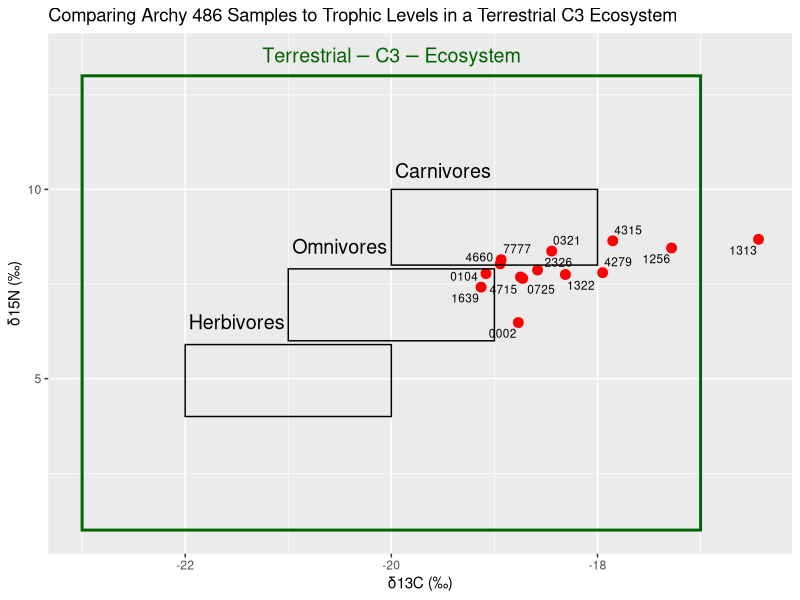
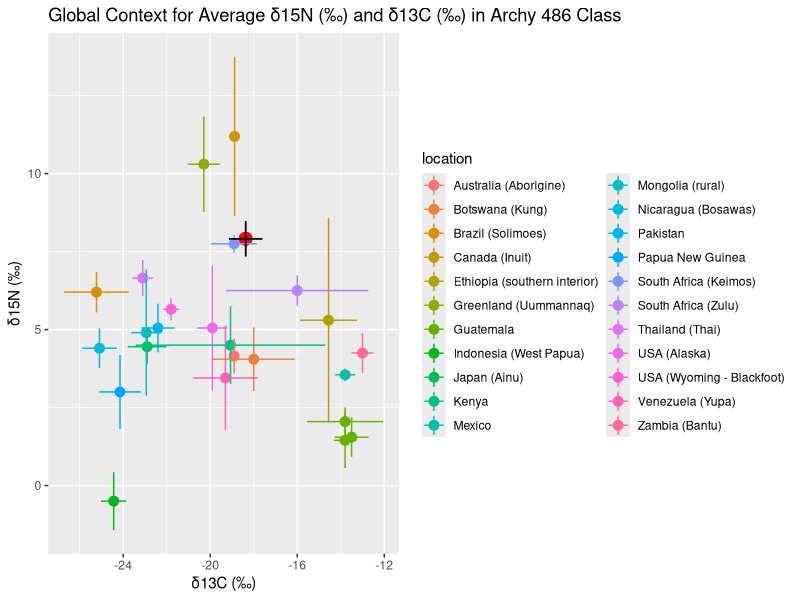
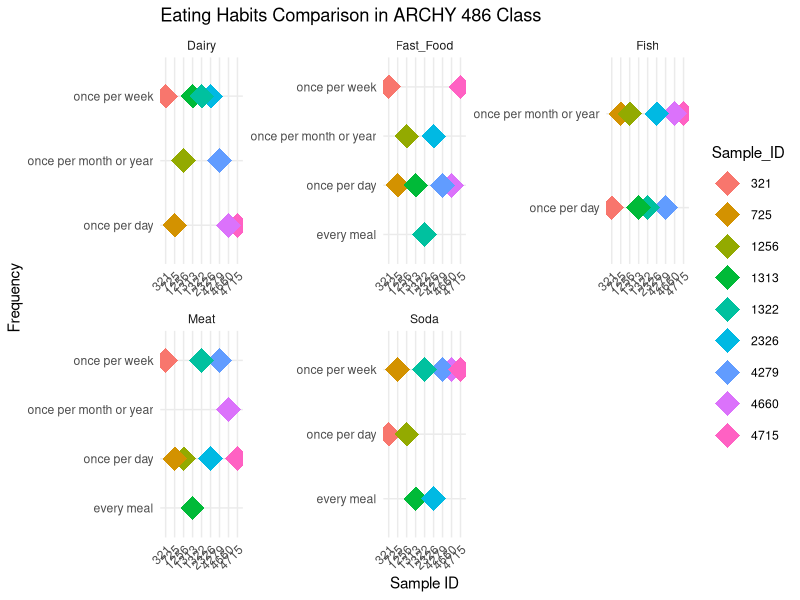
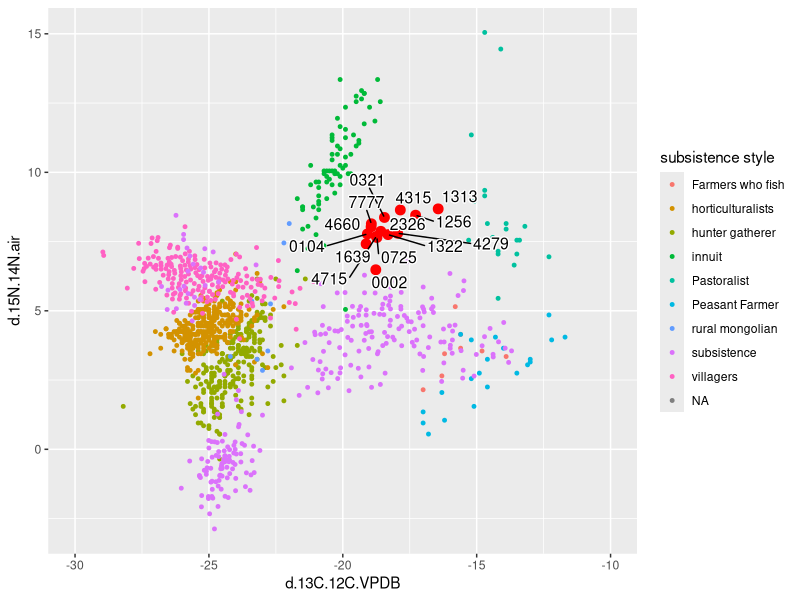
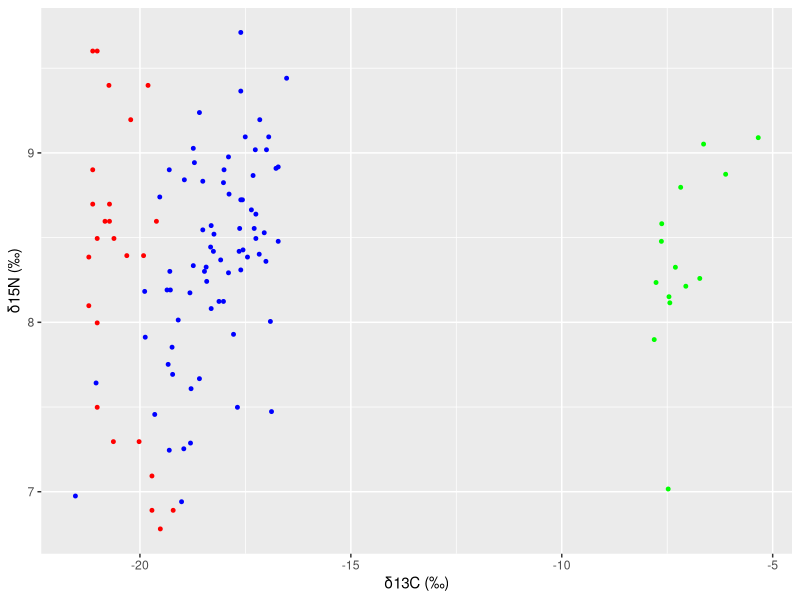
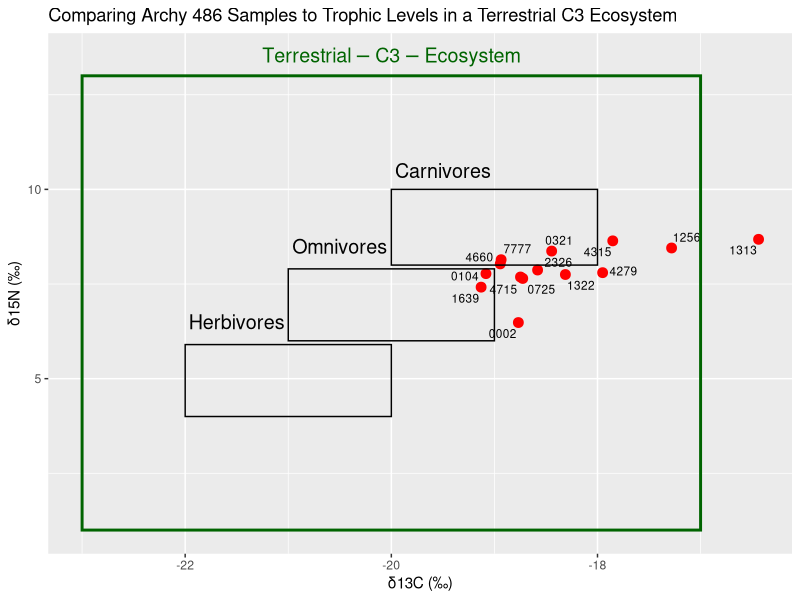
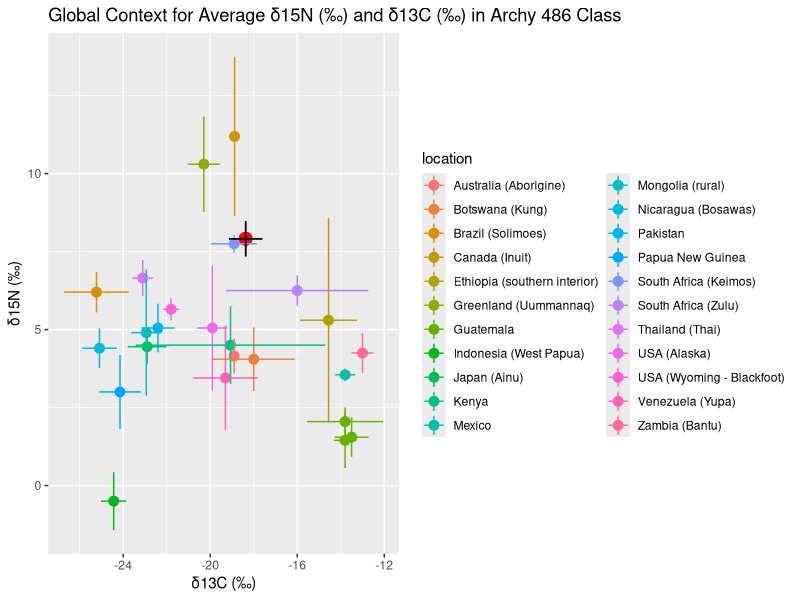
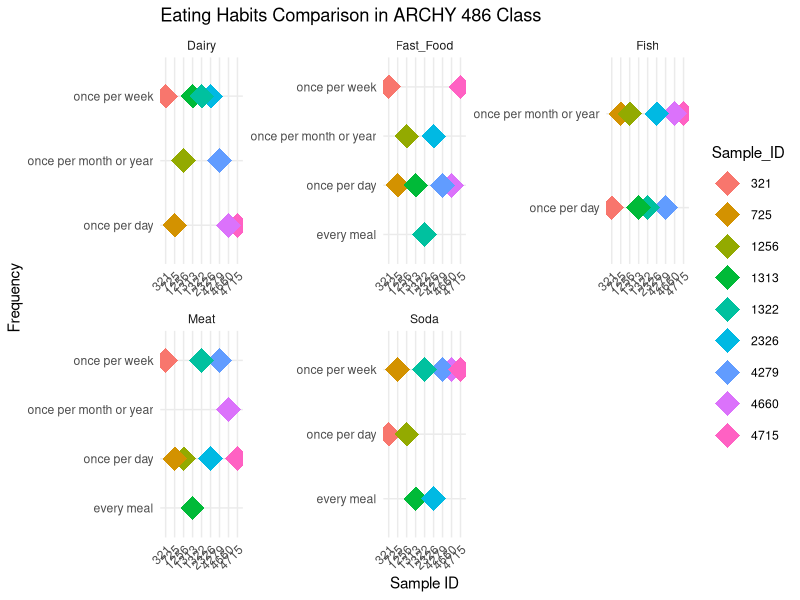

R code for these plots, in order:
## ---- chunk 1
# Loading Packages
library(tidyverse)
library(readxl)
library(dplyr)
library(ggrepel)
library(here)
## ---- chunk 2
# read sample and global data into variables
sample_data <- 
  read_csv("data/sample_CN.csv")

global_data_indiv <- 
  read_excel("data/Global N15 Values.xlsx", 
             sheet ="Modern subsistence ind.")

global_data_av <- 
  read_excel("data/Global N15 Values.xlsx", 
             sheet ="modern subsistence averages") %>% 
  drop_na(`δ13C_MDE (‰)`)

# read in British and Michigan Data

British_data <- read_csv("data/British.csv")

Michigan_data <- read_csv("data/Michigan_dataset .csv")
  
## ---- chunk 3
#| label: fig-1
#| fig-cap: "Scatterplot of individual δ15N (‰) and δ13C (‰) Archy 486 sample ID’s grouped by C3 Terrestrial Ecosystem and individual diet classification (Müldner, G. (2018). Plot produced by Anne and Aoife. "
  # plot our hair data
library(ggrepel)
ggplot(sample_data) +
  geom_point(aes(x = d.13C.12C.VPDB ,
                 y = d.15N.14N.air),
             size = 3,
             colour="red")+
  # label each data point with sample ID
  geom_text_repel(
    aes(x = `d.13C.12C.VPDB`,
        y = `d.15N.14N.air`,
        label = Identifier.1),
    size=3,
    # label all ID's despite overlap
    max.overlaps = Inf) +
  # label x and y axis for consistency with other plots
  labs(x = "δ13C (‰)",
       y = "δ15N (‰)",
       size=3,
       linewidth=2)+
  # create outlines for herbivores, omnivores, carnivores using parameters from Müldner, G. (2018).
  annotate(
    "rect",
    xmin = c(-22, -21, -20),
    xmax = c(-20, -19, -18),
    ymin = c(4, 6, 8),
    ymax = c(5.9, 7.9, 10),
    fill = NA,
    color = "black",
    linewidth=0.5
  ) +
  # create outline for "Terrestrial C3 Ecosystem" for context on graph.
  annotate(
    "rect",
    xmin = c(-23),
    xmax = c(-17),
    ymin = c(1),
    ymax = c(13),
    color = "Dark Green",
    fill = NA,
    linewidth=1
  ) +
  # label all outlines for context and clarity
  annotate(
    "text",
    x = -20,
    y = 13.5,
    label = "Terrestrial-C3-Ecosystem",
    color = "Dark Green",
    parse = TRUE,
    size=5
  ) +
  annotate(
    "text",
    x = -21.5,
    y = 6.5,
    label = "Herbivores",
    parse = TRUE,
    size=5
  ) +
  annotate(
    "text",
    x = -20.5,
    y = 8.5,
    label = "Omnivores",
    parse = TRUE,
    size=5
  ) +
  annotate(
    "text",
    x = -19.5,
    y = 10.5,
    label = "Carnivores",
    parse = TRUE,
    size=5
  ) +
  # set x and y limits to values close to data points for clarity and maximize space on graph
  #xlim(-23,-17) +
 # ylim(0, 14.5) +
  labs(title = "Comparing Archy 486 Samples to Trophic Levels in a Terrestrial C3 Ecosystem")


ggsave(here("figures",
            "trophic_level.png"),
       bg ="white",
       h = 5, # experiment with h and w to get the right size and proportion
       w = 9,
       units = "in",
       dpi = 900) # make the image nice and crisp))

## ---- chunk 4

global_data <- 
  read_excel("data/Global N15 Values.xlsx",
             sheet = "Modern subsistence ind.")
global_values <- 
  read_excel("data/Global N15 Values.xlsx",
             sheet = "Modern non subsistence averages")

global_subsistence_values <- 
  read_excel("data/Global N15 Values.xlsx",
    sheet = "modern subsistence averages")
## ---- chunk 5
global_subsistence_values_labs <-
  global_subsistence_values %>%
  select(`location`, `δ15N_MDE (‰)`, `SD...6`, `δ13C_MDE (‰)`, `SD...4` ) %>%
  group_by(`location`) %>%
  drop_na()

# rename col
renamed_subsistence <-
global_subsistence_values_labs %>%
  rename(`δ13C (‰)` = `δ13C_MDE (‰)`,
         `δ15N (‰)` = `δ15N_MDE (‰)`) %>%
drop_na()

# select relevant columns from our data
sample_data_perc <-
sample_data %>%
  select(`Identifier.1`, `d.13C.12C.VPDB`, `d.15N.14N.air`) %>% 
  group_by(`Identifier.1`)
  

# select relevant columns from global data
global_values_perc <-
global_values %>%
  select(`location...1`, `δ15N_MDE (‰)`, `δ13C_MDE (‰)`) %>%
  group_by(`location...1`) %>%
  drop_na()

# rename columns from our data
sample_data_perc_lab <-
sample_data_perc %>%
  rename(`δ13C (‰)` = `d.13C.12C.VPDB`,
         `δ15N (‰)` = `d.15N.14N.air`)

 # create a df for the means of `δ13C (‰)` `δ15N (‰)` ratios for class and global data

 `δ13C (‰)` <-
   mean(sample_data_perc_lab$`δ13C (‰)`)
`δ15N (‰)`<-
   mean(sample_data_perc_lab$`δ15N (‰)`)
 
 Statistics_isotopes <- data.frame(means = c("mean_C13", "mean_N15"), Statistics = c(`δ13C (‰)`, `δ15N (‰)`))

mean_sd_C13 <-
  sd(sample_data_perc_lab$`δ13C (‰)`)
mean_sd_N15 <-
  sd(sample_data_perc_lab$`δ15N (‰)`)

# create a class data average dataframe
Stats_isotopes <-
  Statistics_isotopes %>% 
  mutate(mean_sd_C13, mean_sd_N15)

# rename columns in global averages dataframe
global_values_perc_lab <-
global_values_perc %>%
  rename(`δ13C (‰)` = `δ13C_MDE (‰)`,
         `δ15N (‰)` = `δ15N_MDE (‰)`)
  
## ---- chunk 6
#| label: fig-standard-13C-15N
#| fig-cap: "Average δ15N (‰) and δ13C (‰) for class hair samples with line range for standard deviation relative to modern global subsistence average δ15N (‰) and δ13C (‰) with line range for standard deviation (Bird et al. 2021). Plot produced by Aoife and Anne."

library(ggrepel)
ggplot() +
  # our data plot
  geom_point(data = Stats_isotopes,
             aes(x = `δ13C (‰)`,
                 y = `δ15N (‰)`),
             size = 4,
              color = "red") +
    
  
  # plot global data
  geom_point(data = renamed_subsistence,
             aes(x = `δ13C (‰)`,
                 y = `δ15N (‰)`,
                 color = `location`), 
             size = 3) +
  geom_linerange(data = renamed_subsistence,
                (aes(x = `δ13C (‰)`,
                y = `δ15N (‰)` ,
                ymin=`δ15N (‰)` -1*SD...6, 
                ymax=`δ15N (‰)` +1*SD...6, 
                color = `location`))) +
  geom_linerange(data = renamed_subsistence,
                (aes(x = `δ13C (‰)`,
                y = `δ15N (‰)` ,
                xmin=`δ13C (‰)` -1*SD...4, 
                xmax=`δ13C (‰)` +1*SD...4, 
                color = `location`))) +
  geom_linerange(data =  Statistics_isotopes,
                (aes(x = `δ13C (‰)`,
                y = `δ15N (‰)` ,
                ymin=`δ15N (‰)` -1*mean_sd_N15, 
                ymax=`δ15N (‰)` +1*mean_sd_N15))) +
    geom_linerange(data =  Statistics_isotopes,
                (aes(x = `δ13C (‰)`,
                y = `δ15N (‰)` ,
                xmin=`δ13C (‰)` -1*mean_sd_C13, 
                xmax=`δ13C (‰)` +1*mean_sd_C13))) +
  labs(title = "Global Context for Average δ15N (‰) and δ13C (‰) in Archy 486 Class")

ggsave(here("figures", 
            "geography.png"),
       bg ="white",
       h = 5, # experiment with h and w to get the right size and proportion
       w = 9,
       units = "in",
       dpi = 900) # make the image nice and crisp))

## ---- chunk 7
eating_habits_data <- read_excel("data/Food Survey Responses-2.xlsx")

## ---- chunk 8
eating_habits_data %>%
group_by(sample_id)
## ---- chunk 9

# NEED TO COMPLETELY REDO

#| label: fig-food-survey
#| fig-cap: "Eating habits surveyed by Archy 486 students Sample ID numbers. Plot produced by Jesus and Zach."

meat_column <- rep(eating_habits_data$meat_q, each = 9)
fish_column <- rep(eating_habits_data$fish_q, each = 9)
dairy_column <- rep(eating_habits_data$dairy_q, each = 9)
soda_column <- rep(eating_habits_data$soda_q, each = 9)
fast_food_column <- rep(eating_habits_data$fastfood_q, each = 9)

sample_id_column <- rep(eating_habits_data$sample_id, each = 9)

data <- data.frame(
  Question = rep(c("Meat", "Fish", "Dairy", "Soda", "Fast_Food"), each = 9),
  Frequency = c(meat_column, fish_column, dairy_column, soda_column, fast_food_column),
  Sample_ID = factor(sample_id_column))

unique_sample_ids <- unique(data$Sample_ID)

color_palette <- colorRampPalette(c("red", "blue", "green", "purple", "orange"))(length(unique_sample_ids))

ggplot(data, aes(x = Sample_ID, y = Frequency, color = Sample_ID)) +
  geom_point(stat = "identity", position = "dodge", size = 8, shape = 18) +
  labs(title = "Eating Habits Comparison in ARCHY 486 Class",
       x = "Sample ID",
       y = "Frequency") +
  scale_fill_manual(values = setNames(color_palette, unique_sample_ids)) +
  facet_wrap(~Question, scales = "free") +
  theme_minimal() +
  theme(axis.text.x = element_text(angle = 45, hjust = 1))
ggsave(here("analysis",
            "figures", 
            "survey_results.png"),
       bg ="white",
       h = 15, # experiment with h and w to get the right size and proportion
       w = 25,
       units = "in",
       dpi = 900) # make the image nice and crisp))


## ---- chunk 10
# subsistence type
# label not aligning with dots
# redo

ggplot() +
  geom_point(data = sample_data,
             aes(x = `d.13C.12C.VPDB`, 
                 y = `d.15N.14N.air`),
             size = 3,
             colour = "red") +
  geom_point(data = global_data,
             aes(x = `δ13C_MDE (‰)`, 
                 y = `δ15N_MDE (‰)`,
                 colour = `subsistence style`),
             size=1) +
  geom_text_repel(data = sample_data,
             aes(x = `d.13C.12C.VPDB`, 
                 y = `d.15N.14N.air`,
                 label = Identifier.1),
             # label all ID's despite overlap
             max.overlaps = Inf,
             size = 4,
             bg.color = "white",
             bg.r = 0.1) +
  xlim(-30,-10) 


  ggsave(here("figures", 
            "subsistence_style.png"),
       bg ="white",
       h = 5, # experiment with h and w to get the right size and proportion
       w = 9,
       units = "in",
       dpi = 900) # make the image nice and crisp))

## ---- chunk 11
# British and Michigan comparision

#Rename
names(British_data)[1] <- "δ13C (‰)"
names(British_data)[2] <- "δ15N (‰)"

names(Michigan_data)[1] <- "δ13C (‰)"
names(Michigan_data)[2] <- "δ15N (‰)"

names(sample_data)[8] <- "δ13C (‰)"
names(sample_data)[10] <- "δ15N (‰)"

ggplot() +
  geom_point(data = British_data,
             aes(x = `δ13C (‰)`, 
                 y = `δ15N (‰)`),
             size = 1,
             colour = "red") +
  geom_point(data = Michigan_data,
             aes(x = `δ13C (‰)`, 
                 y = `δ15N (‰)`),
             size = 1,
             colour = "blue") +
  geom_point(data = sample_data,
             aes(x = `δ13C (‰)`, 
                 y = `δ15N (‰)`),
             size = 1,
             colour = "green")
  
